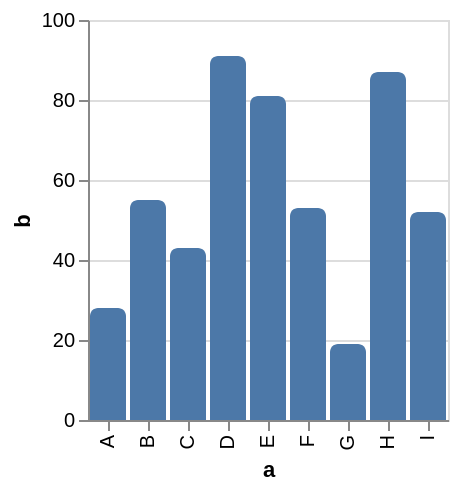

Specify this chart in Vega-Lite:
### Vega specification from a JSON file in a GitHub repository (floating-point values rounded to 4 significant figures)
{"$schema": "https://vega.github.io/schema/vega/v5.json", "description": "A simple bar chart with corner radius at the end of the bar.", "background": "white", "padding": 5, "height": 200, "style": "cell", "data": [{"name": "source_0", "values": [{"a": "A", "b": 28}, {"a": "B", "b": 55}, {"a": "C", "b": 43}, {"a": "D", "b": 91}, {"a": "E", "b": 81}, {"a": "F", "b": 53}, {"a": "G", "b": 19}, {"a": "H", "b": 87}, {"a": "I", "b": 52}]}, {"name": "data_0", "source": "source_0", "transform": [{"type": "filter", "expr": "isValid(datum[\"b\"]) && isFinite(+datum[\"b\"])"}]}], "signals": [{"name": "x_step", "value": 20}, {"name": "width", "update": "bandspace(domain('x').length, 0.1, 0.05) * x_step"}], "marks": [{"name": "marks", "type": "rect", "style": ["bar"], "from": {"data": "data_0"}, "encode": {"update": {"cornerRadiusTopLeft": {"value": 4}, "cornerRadiusTopRight": {"value": 4}, "fill": {"value": "#4c78a8"}, "x": {"scale": "x", "field": "a"}, "width": {"scale": "x", "band": true}, "y": {"scale": "y", "field": "b"}, "y2": {"scale": "y", "value": 0}}}}], "scales": [{"name": "x", "type": "band", "domain": {"data": "data_0", "field": "a", "sort": true}, "range": {"step": {"signal": "x_step"}}, "paddingInner": 0.1, "paddingOuter": 0.05}, {"name": "y", "type": "linear", "domain": {"data": "data_0", "field": "b"}, "range": [{"signal": "height"}, 0], "nice": true, "zero": true}], "axes": [{"scale": "y", "orient": "left", "gridScale": "x", "grid": true, "tickCount": {"signal": "ceil(height/40)"}, "domain": false, "labels": false, "maxExtent": 0, "minExtent": 0, "ticks": false, "zindex": 0}, {"scale": "x", "orient": "bottom", "grid": false, "title": "a", "labelAlign": "right", "labelAngle": 270, "labelBaseline": "middle", "labelOverlap": true, "zindex": 0}, {"scale": "y", "orient": "left", "grid": false, "title": "b", "labelOverlap": true, "tickCount": {"signal": "ceil(height/40)"}, "zindex": 0}]}
